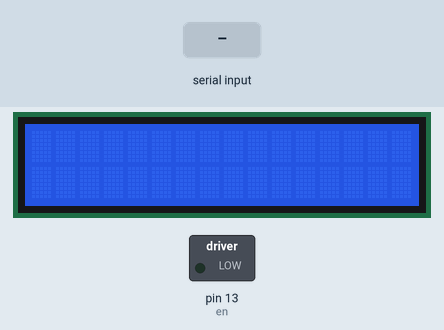
A sketch run on a simulated Arduino Mega 2560, built with avr-gcc and run on an emulated ATmega2560. On the bench: 16×2 character LCD, switched loads named in the sketch (green lamp = pin HIGH). The test bench sets the inputs (shaded band). Pins used as bus, display or sensor lines are not drawn; what the sketch prints to the serial monitor is not drawn.

Above: at 2.2 s.
2.3 s: "a" received over Serial
At 2.36 s:
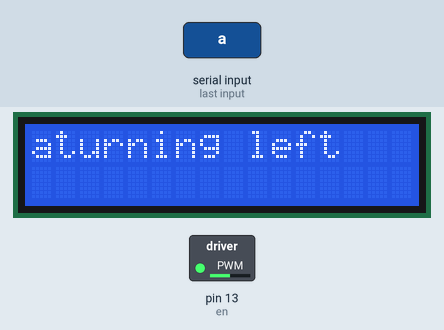
3.9 s: "A" received over Serial
At 3.91 s:
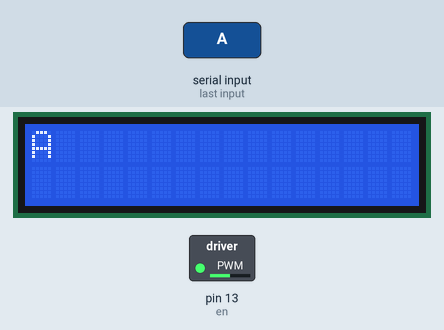
5.5 s: "D" received over Serial
At 5.51 s:
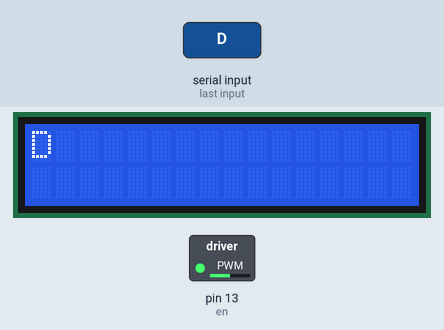
7.1 s: "W" received over Serial
At 7.11 s:
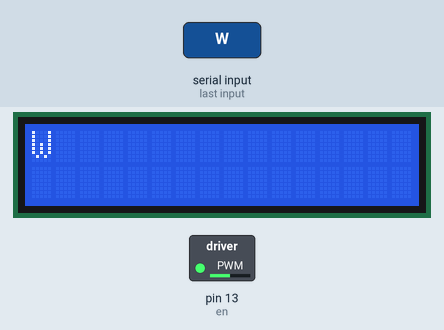
8.7 s: "S" received over Serial
At 8.71 s:
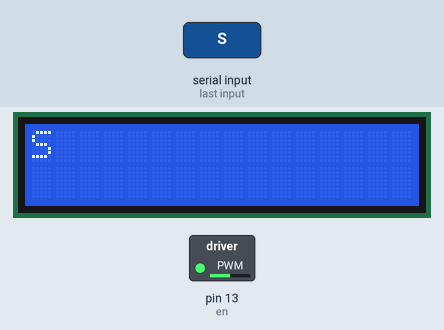
10.3 s: "d" received over Serial
At 10.31 s:
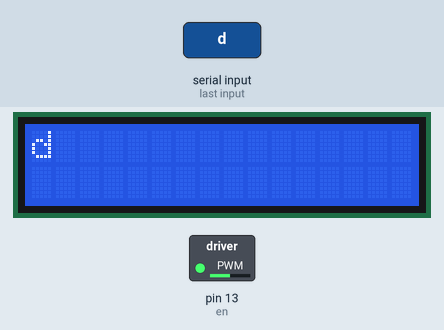
Timing chart, 0 to 12.9 s (numbered marks = the images above; inputs shaded):
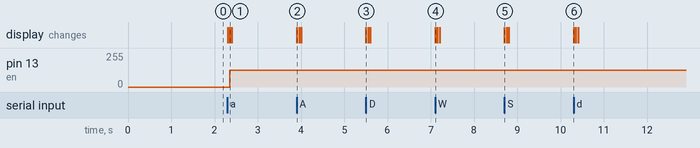

Measured:
- after the input at 2.3 s, pin 13 (en): 0/255 → 127/255 after 0.05 s; the display: first changes at once (image 1 shows a later state)
- after the input at 3.9 s, the display: changes at once (image 2)
- after the input at 5.5 s, the display: changes at once (image 3)
- after the input at 7.1 s, the display: changes at once (image 4)
- after the input at 8.7 s, the display: changes at once (image 5)
- after the input at 10.3 s, the display: changes at once (image 6)

The sketch:

keyboard_control_motor.ino
```cpp
#include<LiquidCrystal.h>
LiquidCrystal lcd(11,10,5,4,3,2);

const int l1 = 0;
const int l2 = 1;
const int r1 = 24;
const int r2 = 25;
const int en =13;

void Forward ()
{
  digitalWrite(l1,1);
  digitalWrite(l2,0);
  digitalWrite(r1,1);
  digitalWrite(r2,0);
}
void Stop ()
{
  digitalWrite(l1,0);
  digitalWrite(l2,0);
  digitalWrite(r1,0);
  digitalWrite(r2,0);
  }

void Reverse()
{
  digitalWrite(l1,0);
  digitalWrite(l2,1);
  digitalWrite(r1,0);
  digitalWrite(r2,1);

}

void Right ()
{
  digitalWrite(l1,1);
  digitalWrite(l2,0);
  digitalWrite(r1,0);
  digitalWrite(r2,1);
}

void Left ()
{
  digitalWrite(l1,0);
  digitalWrite(l2,1);
  digitalWrite(r1,1);
  digitalWrite(r2,0);
}
void ConForward()

{ analogWrite(en,127);
  digitalWrite(l1,1);
  digitalWrite(l2,0);
  digitalWrite(r1,1);
  digitalWrite(r2,0);
}


void ConReverse()
{ analogWrite(en,127);
  digitalWrite(l1,0);
  digitalWrite(l2,1);
  digitalWrite(r1,0);
  digitalWrite(r2,1);

}

void ConRight ()
{ analogWrite(en,127);
  digitalWrite(l1,1);
  digitalWrite(l2,0);
  digitalWrite(r1,0);
  digitalWrite(r2,1);
}

void ConLeft ()
{ analogWrite(en,127);
  digitalWrite(l1,0);
  digitalWrite(l2,1);
  digitalWrite(r1,1);
  digitalWrite(r2,0);
}


void setup()
{
  Serial.begin(9600);

  pinMode(l1,OUTPUT);
  pinMode(l2,OUTPUT);
  pinMode(r1,OUTPUT);
  pinMode(r2,OUTPUT);
  lcd.begin(16,2);
  delay(1000);
}

void loop()
{
  lcd.clear();
  while(!Serial.available())
  {
    lcd.clear();
    Stop();
  }
  char c = Serial.read();
   Serial.println(c);
  lcd.print(c);
  delay(50);

  if(c == 'A')
  {
    Left();
    lcd.print("turning left");
    delay(50);
   }

   if(c == 'D')
   {
    Right ();
    lcd.print("turning right");
    delay(50);
   }

   if(c == 'W')
   {
    Forward ();
    lcd.print("moving forward");
    delay(50);
   }

   if(c == 'S')
   {
     Reverse();
     lcd.print("moving backwards");
     delay(50);
   }
   if(c == 'a')
  {
    ConLeft();
    lcd.print("turning left");
    delay(50);
   }

   if(c == 'd')
   {
    ConRight ();
    lcd.print("turning right");
    delay(50);
   }

   if(c == 'w')
   {
    ConForward ();
    lcd.print("moving forward");
    delay(50);
   }

   if(c == 's')
   {
     ConReverse();
     lcd.print("moving backwards");
     delay(50);
   }

   }
```
